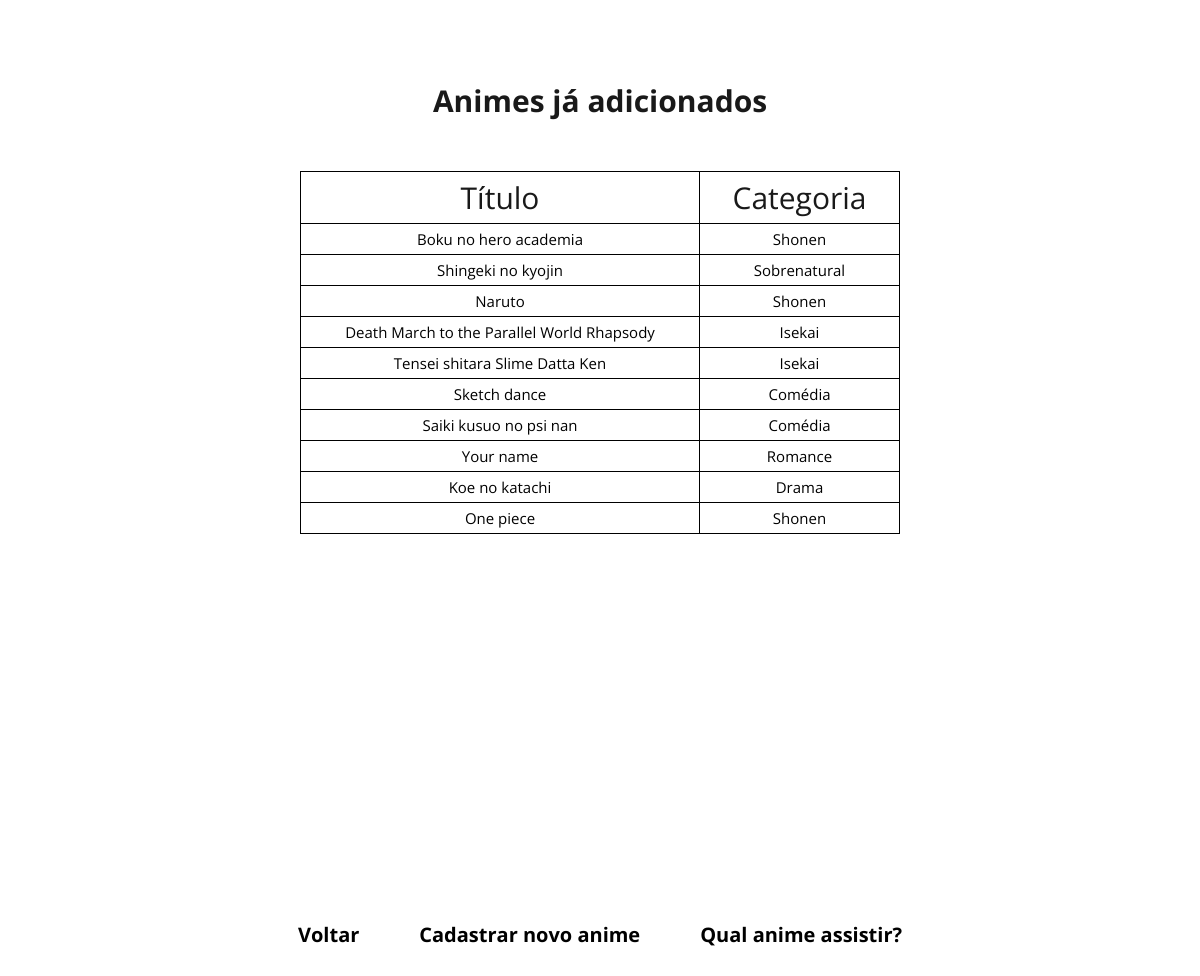
The page / on the database its author committed.
### choose_anime/models.py (models this page shows, shortened)
class Animes (models.Model):
    title = models.CharField(max_length=255)
    category = models.ForeignKey(
        Category, on_delete=models.SET_NULL, null=True, default=None)

class Category(models.Model):
    def __str__(self):
        return self.name
    name = models.CharField(max_length=100)

### choose_anime/views.py (the view)
# urls.py: 2. Add a URL to urlpatterns:  path('', views.home, name='home')
def home(request):
    animes = Animes.objects.all()
    return render(request, 'animes/home.html', context={
        'anime': animes
    })

### choose_anime/templates/animes/home.html
{% include 'animes/head.html' %}
<body>
    <main class="container">
        <h1>Animes já adicionados</h1>
        <div class="table-container">
            <table border="1">
                <tr>
                    <td class="title-1">Título</td>
                    <td class="title">Categoria</td>
                </tr>
                {% for a in anime %}
                    <tr>
                        <td>{{ a.title }}</td>
                        <td>{{ a.category }}</td>
                    </tr>
                {% endfor %}
            </table>
        </div>
    </main>
{% include 'animes/footer.html' %}
</body>
</html>

### choose_anime/templates/animes/head.html (shortened to what this page needs)
{% load static %}
<!DOCTYPE html>
<html lang="pt-br">
<head>
    <link rel="stylesheet" href="{% static 'animes/style.css' %}">
</head>

### choose_anime/templates/animes/footer.html
<footer class="footer-container">
    <h2><a href="{% url 'choose_anime:home' %}">Voltar</a></h2>
    <h2><a href="{% url 'choose_anime:cadastrar-anime' %}">Cadastrar novo anime</a></h2>
    <h2><a href="{% url 'choose_anime:random-anime' %}">Qual anime assistir?</a></h2>
</footer>

### choose_anime/static/animes/style.css (style rules this page uses)
* { margin:0; padding: 0; box-sizing:border-box; font-family: 'Open Sans', sans-serif; }
:root { --color01: rgba(0, 0, 0, 0.5); --color02: rgba(0, 0, 0, 0.9); }
body, html { font-size: 62.5%; max-width: 1200px; margin: 0 auto; overflow: hidden; height: 100vh; }
h1,h2,h3 { color: var(--color02); }
.container { display: flex; flex-direction: column; justify-content: flex-start; align-items: center; padding: 8rem; font-size: 1.5rem; max-height: 90vh; width: 100%; }
.container h1 { margin-bottom: 5rem; }
table { text-align: center; width: 60rem; margin: auto; border-collapse: collapse; border: 1px solid black; }
table td { padding: 5px; }
.title { width: 20rem; font-size: 3rem; color: var(--color02); }
.title-1 { font-size: 3rem; width: max-content; color: var(--color02); }
.table-container { overflow: auto; width: 64rem; height: 64rem; }
.footer-container { display: flex; justify-content: center; padding: 2rem; height: 20rem; bottom: 0; width: 100%; }
.footer-container h2 { text-align: center; padding: 1rem; font-size: 2rem; margin-left: 2rem; margin-right: 2rem; }
.footer-container a { color: black; text-decoration:none ; }

### rows shown on the page
Animes: title "Boku no hero academia", category "Shonen"
Animes: title "Shingeki no kyojin", category "Sobrenatural"
Animes: title "Naruto", category "Shonen"
Animes: title "Death March to the Parallel World Rhapsody", category "Isekai"
Animes: title "Tensei shitara Slime Datta Ken", category "Isekai"
Animes: title "Sketch dance", category "Comédia"
Animes: title "Saiki kusuo no psi nan", category "Comédia"
Animes: title "Your name", category "Romance"
Animes: title "Koe no katachi", category "Drama"
Animes: title "One piece", category "Shonen"
